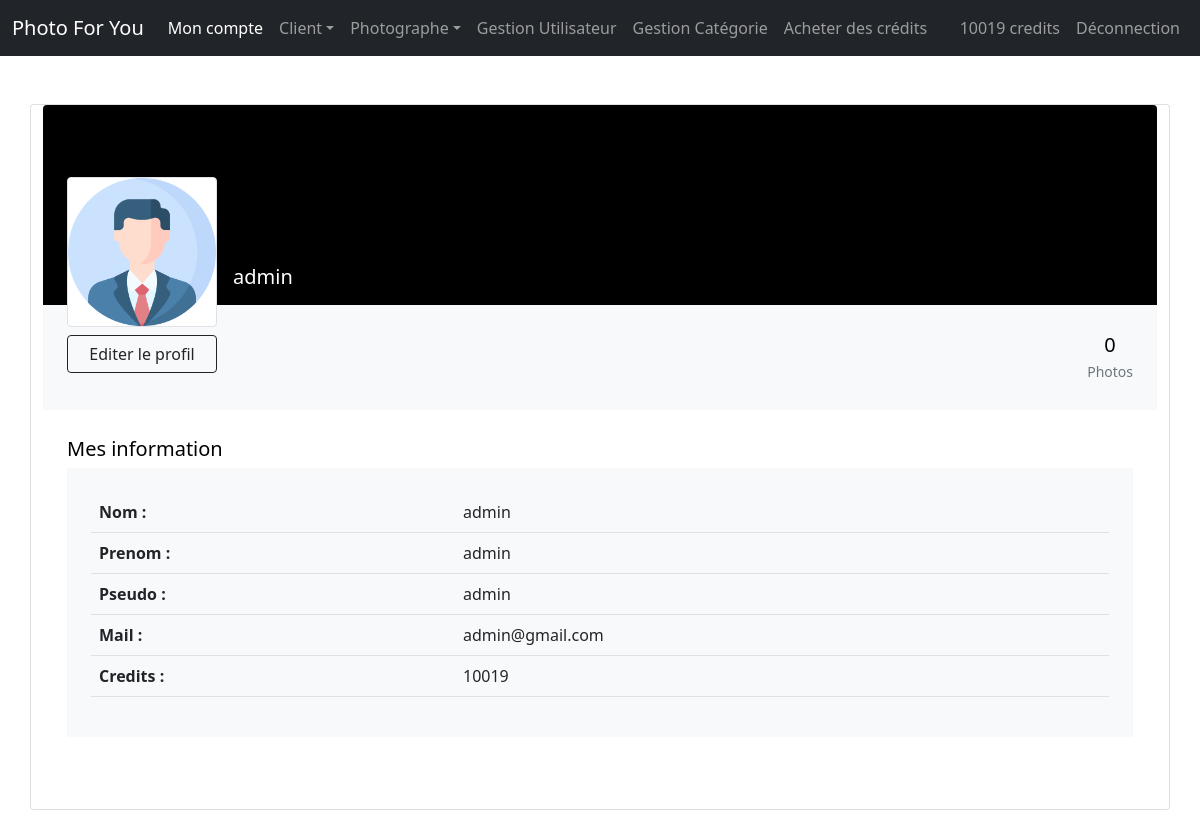
The page /profil.php?id=1 (signed in) on the database as committed earlier.
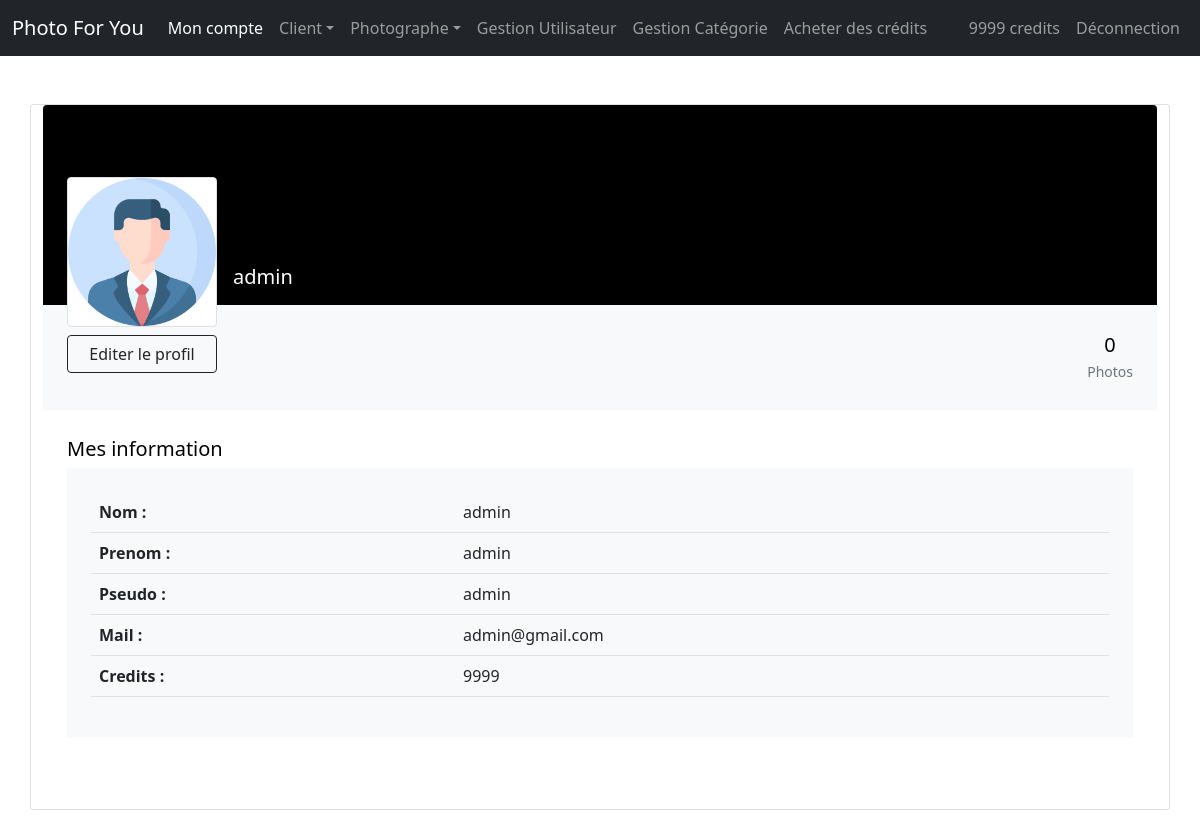
The same page on the database as committed later.
### tables this page shows
CREATE TABLE IF NOT EXISTS `navbar` (
  `id` int(11) NOT NULL AUTO_INCREMENT,
  `acte` varchar(40) NOT NULL,
  `lien` varchar(40) NOT NULL,
  `droit` int(11) NOT NULL,
  PRIMARY KEY (`id`)
);

CREATE TABLE IF NOT EXISTS `user` (
  `id` int(11) NOT NULL AUTO_INCREMENT,
  `nom` varchar(40) NOT NULL,
  `prenom` varchar(40) NOT NULL,
  `pseudo` varchar(20) NOT NULL,
  `img_profil` varchar(50) NOT NULL,
  `mail` varchar(40) NOT NULL,
  `mdp` varchar(40) NOT NULL,
  `grade` varchar(40) NOT NULL,
  `SIRET` varchar(14) DEFAULT NULL,
  `credits` int(11) NOT NULL DEFAULT '0',
  `etat` varchar(15) NOT NULL,
  PRIMARY KEY (`id`)
);

### profil.php (the view, shortened to what this page needs)
<!DOCTYPE html>
<html lang="fr">
<head>
	<?php include "includes/head.php"; ?>
</head>
	<body>
		<?php
		include "includes/bdd.php";
		include "includes/nav.php";
if(!empty($_GET['id'])){
  $id = $_GET['id'];
  $req = $bdd->prepare("SELECT * FROM image WHERE id_vendeur = '$id'");
  $req->execute();
  $nb_image = $req->rowCount();
  $req = $bdd->query("SELECT * FROM user WHERE id = '$id'");
  $data = $req->fetchAll();
  foreach ($data as $li){
?>
<section class="h-100 gradient-custom-2">
  <div class="container py-5 h-100">
    <div class="row d-flex justify-content-center align-items-center h-100">
        <div class="card">
          <div class="rounded-top text-white d-flex flex-row" style="background-color: #000; height:200px;">
            <div class="ms-4 mt-5 d-flex flex-column">
              <div style="z-index:1;">
                <div class="img-fluid img-thumbnail mt-4 mb-2" style="background-size: cover; width: 150px; height: 150px; background-image:url(<?php echo $li['img_profil']; ?>)"></div>
              </div>
              <?php
              if ($_SESSION['id'] == $id){
                echo '<a href="edit-profil.php?id='.$id.'" class="d-flex flex-column btn btn-outline-dark" style="z-index: 1;">Editer le profil</a>';
              }
              ?>
            </div>
            <div class="ms-3" style="margin-top: 160px;">
              <h5><?php echo $li['pseudo']; ?></h5>
            </div>
          </div>
          <div class="p-4 text-black" style="background-color: #f8f9fa;">
            <div class="d-flex justify-content-end text-center py-1">
              <div>
                <p class="mb-1 h5"><?php echo $nb_image; ?></p>
                <p class="small text-muted mb-0">Photos</p>
              </div>
            </div>
          </div>
          <div class="card-body p-4 text-black">
            <div class="mb-5">
              <p class="lead fw-normal mb-1">Mes information</p>
              <div class="p-4" style="background-color: #f8f9fa;">
                <table class="table">
                  <tbody>
                    <tr>
                      <th scope="row">Nom :</th>
                      <td><?php echo $li['nom']; ?></td>
                    </tr>
                    <tr>
                      <th scope="row">Prenom :</th>
                      <td><?php echo $li['prenom']; ?></td>
                    </tr>
                    <tr>
                      <th scope="row">Pseudo :</th>
                      <td><?php echo $li['pseudo']; ?></td>
                    </tr>
                    <tr>
                      <th scope="row">Mail :</th>
                      <td><?php echo $li['mail']; ?></td>
                    </tr>
                    <tr>
                      <th scope="row">Credits :</th>
                      <td><?php echo $li['credits']; ?></td>
                    </tr>
                  </tbody>
                </table>
              </div>
            </div>
          </div>
        </div>
    </div>
  </div>
</section>
<?php
  }
}
?>
	</body>
</html>

### includes/head.php (shortened to what this page needs)
<link rel="stylesheet" href="assets/css/bootstrap/bootstrap.min.css">
<link rel="stylesheet" href="https://cdn.jsdelivr.net/npm/bootstrap-icons@1.8.1/font/bootstrap-icons.css">
<link rel="stylesheet" href="assets/css/main.css">

### includes/nav.php (shortened to what this page needs)
<nav class="navbar navbar-expand-lg navbar-dark bg-dark">
  <div class="container-fluid">
    <a class="navbar-brand" href="index.php">Photo For You</a>
    <div class="collapse navbar-collapse" id="navbarSupportedContent">
      <ul class="navbar-nav me-auto">
        <?php
      if(isset($_SESSION['grade'])){
          echo '<li class="nav-item"><a class="nav-link" href="profil.php?id='.$_SESSION['id'].'">Mon compte</a></li>';
      }
          ?>
<?php
        if(isset($_SESSION['grade'])){
          if($_SESSION['grade'] == 'admin'){
            echo '<li class="nav-item dropdown">';
              echo '<a class="nav-link dropdown-toggle" href="#" id="navbarDropdown" role="button" data-bs-toggle="dropdown" aria-expanded="false">Client</a>';
            echo '</li>';
            echo '<li class="nav-item dropdown">';
              echo '<a class="nav-link dropdown-toggle" href="#" id="navbarDropdown" role="button" data-bs-toggle="dropdown" aria-expanded="false">Photographe</a>';
              echo '</li>';
            $req = $bdd->query("SELECT acte, lien FROM navbar WHERE droit=3");
            $data = $req->fetchAll();
            foreach ($data as $li){
              echo '<li class="nav-item"><a class="nav-link" href='.$li['lien'].'>'.$li['acte'].'</a></li>';
            }
          }
          if($_SESSION['grade']){
            echo '<li class="nav-item"><a class="nav-link" href="acheter-des-credits.php">Acheter des crédits</a></li>';
          }
        }
?>
      </ul>
      <ul class="navbar-nav">
<?php
        if (isset($_SESSION['grade'])) {
          $req = $bdd->prepare("SELECT credits FROM user WHERE id = :id");
          $req->bindValue(':id', $_SESSION['id']);
          $req->execute();
          $data = $req->fetch(\PDO::FETCH_OBJ);
          $credits = $data->credits;
          echo '<li class="nav-item"><a class="nav-link" href="acheter-des-credits.php">'.$credits.' credits</a></li>';
        }
        ?>
<?php
        if(isset($_SESSION['grade'])){
          echo '<li class="nav-item"><a class="nav-link" href="includes/logout.php">Déconnection</a></li>';
        }else{
          echo '<li class="nav-item"><a class="nav-link" href="connexion.php">Connexion</a></li>';
          echo '<li class="nav-item"><a class="nav-link" href="inscription.php">Inscription</a></li>';
        }
?>
      </ul>
    </div>
  </div>
</nav>

Rows that differ between the two databases and show on the page:
changed user "admin": credits "10019" → "9999"
